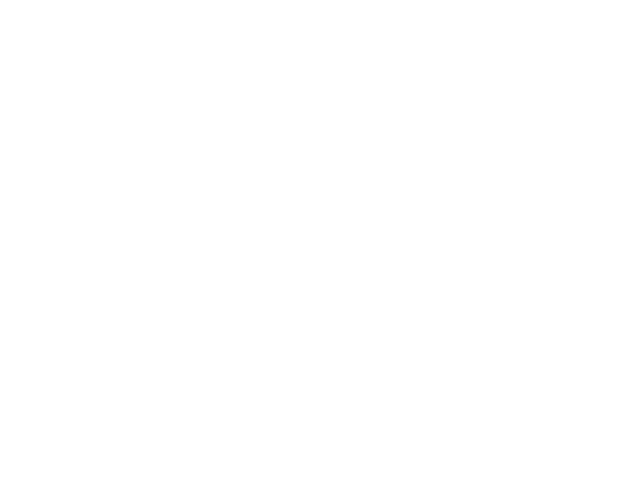
Frame 1 (no input)
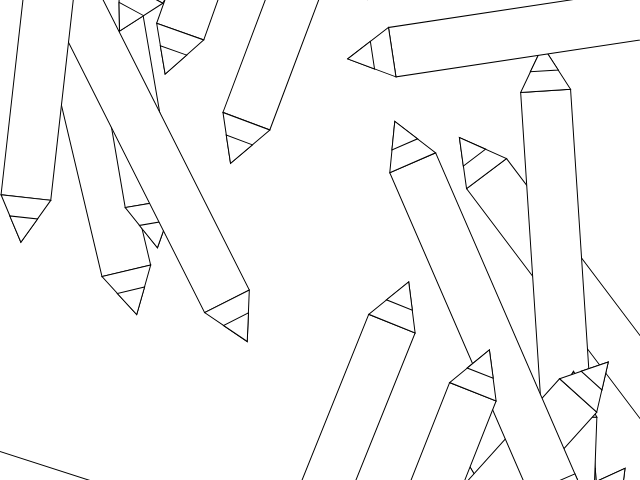
Frame 60 (no input)
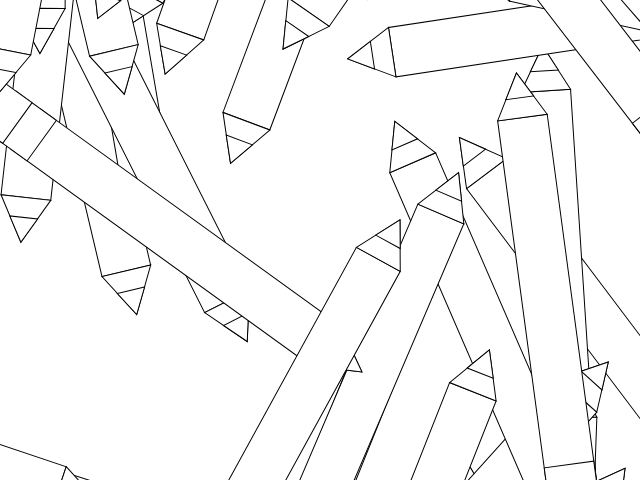
Frame 120 (the mouse pressed at the canvas centre since frame 60)

The p5.js sketch that drew these frames (run headless with seeded random() and noise() and a simulated clock; from frame 60 on, the mouse is pressed at the canvas centre):

// p5.js sketch
// ── sketch.js
function setup() {
    createCanvas(640, 480);
   // frameRate(2);
}
 
function draw() {
    translate(random(0,width), random(0,height));
 
    angleMode(DEGREES);
    rotate(random(1, 360));
    rect(400, 50, 50, 370);

    triangle(400, 50, 425, 5, 450, 50);

    rect(400, 400, 50, 50);

    rect(400, 430, 50, 40);
    
    triangle(411, 30, 425, 5, 439, 30);
}
